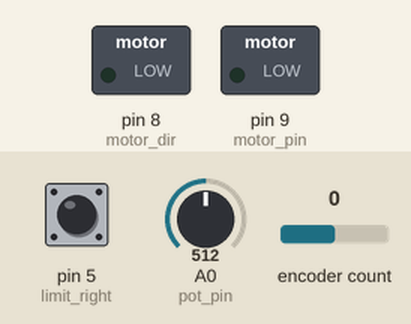
The sketch below on a simulated Arduino Uno, built with avr-gcc and run on an emulated ATmega328P. Shown: switched loads named in the sketch (green lamp = pin HIGH). Inputs (shaded band) come from the test bench; at power-on: pin 5 (limit_right) HIGH, A0 (pot_pin) = 512, encoder count 0.

Above: at 1.2 s.
1.3 s: pin 5 (limit_right) pulled LOW for 0.15 s
At 2.6 s:
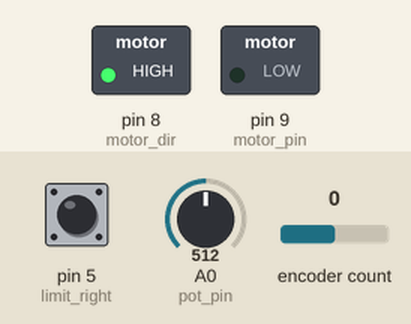
2.9 s: pin 5 (limit_right) pulled LOW for 3.2 s
At 3.2 s:
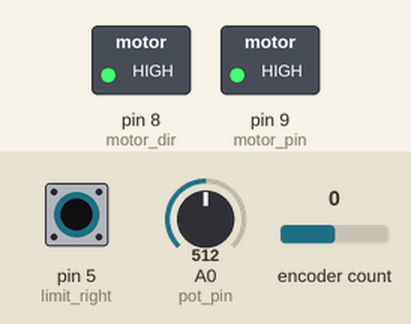
Timing chart, 0 to 7.6 s (numbered marks = the images above; inputs shaded):
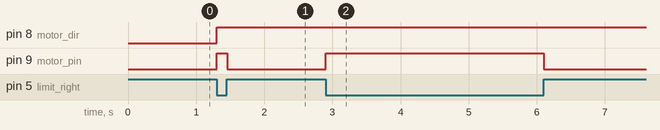

Measured:
- after the input at 1.3 s, pin 8 (motor_dir): LOW → HIGH at once; pin 9 (motor_pin): LOW → HIGH at once, → LOW 0.15 s later
- after the input at 2.9 s, pin 9 (motor_pin): LOW → HIGH at once, → LOW 3.2 s later

The sketch:

MekisOS.ino
```cpp
/*
MekisOS
by Jonathan Rendel

The program reads the setpoint value from the encoder connected to pin 2 and 3.
It calculates the position error based on the position feedback from the pot connected to A0.
If the error is below the negative threshold, the motor will turn right and if its above the positve threshold it will turn left.
If the error is between the negative and positive threshold, the motor will stop.
If the position feedback reaches the soft limit or if the limit switches are activated, then the motor will stop.
*/

#include <Encoder.h>

#define motor_pin 9
#define motor_dir 8

#define pot_pin A0

#define encA 2
#define encB 3

#define limit_left 6
#define limit_right 5

#define soft_upper_lim 575
#define soft_lower_lim 445

#define motor_cutoff 2
#define st 10

long m = 500;
long prevT = 0;


Encoder enc(encA, encB);

void setup() {
  pinMode(motor_pin, OUTPUT);
  pinMode(motor_dir, OUTPUT);
  pinMode(pot_pin, INPUT);

  pinMode(limit_left, INPUT_PULLUP);
  pinMode(limit_right, INPUT_PULLUP);
  //Serial.begin(9600);

}

void loop() {
  m = long((double(-enc.read())/2.0)+519.0); //Calculate setpoint value
  if (m < 100) m = 100;
  if (m > 900) m = 900;
  setMotorPos(m);
}

void setMotorPos(int pos) {
  if (millis() > prevT + st) { //Check sample time
    prevT = millis();
    int error = pos-analogRead(pot_pin); //calculate error

    if (error <= -motor_cutoff) { //determine whether to turn right, left or stop
      turnRight();
    } else if (error >= motor_cutoff) {
      turnLeft();
    } else {
      stopMotor();
    }
  }
}

void turnLeft() {
  if (digitalRead(limit_right) == HIGH || analogRead(pot_pin) >= soft_upper_lim) { //Stop motor if hard or soft limit is reached
    stopMotor();
  } else {
    digitalWrite(motor_dir, HIGH);
    digitalWrite(motor_pin, HIGH);
  }
}

void turnRight() {
  if (digitalRead(limit_left) == HIGH || analogRead(pot_pin) <= soft_lower_lim) { //Stop motor if hard or soft limit is reached
    stopMotor();
  } else {
    digitalWrite(motor_dir, LOW);
    digitalWrite(motor_pin, HIGH);
  }
}

void stopMotor() {
  digitalWrite(motor_pin, LOW);
}
```
